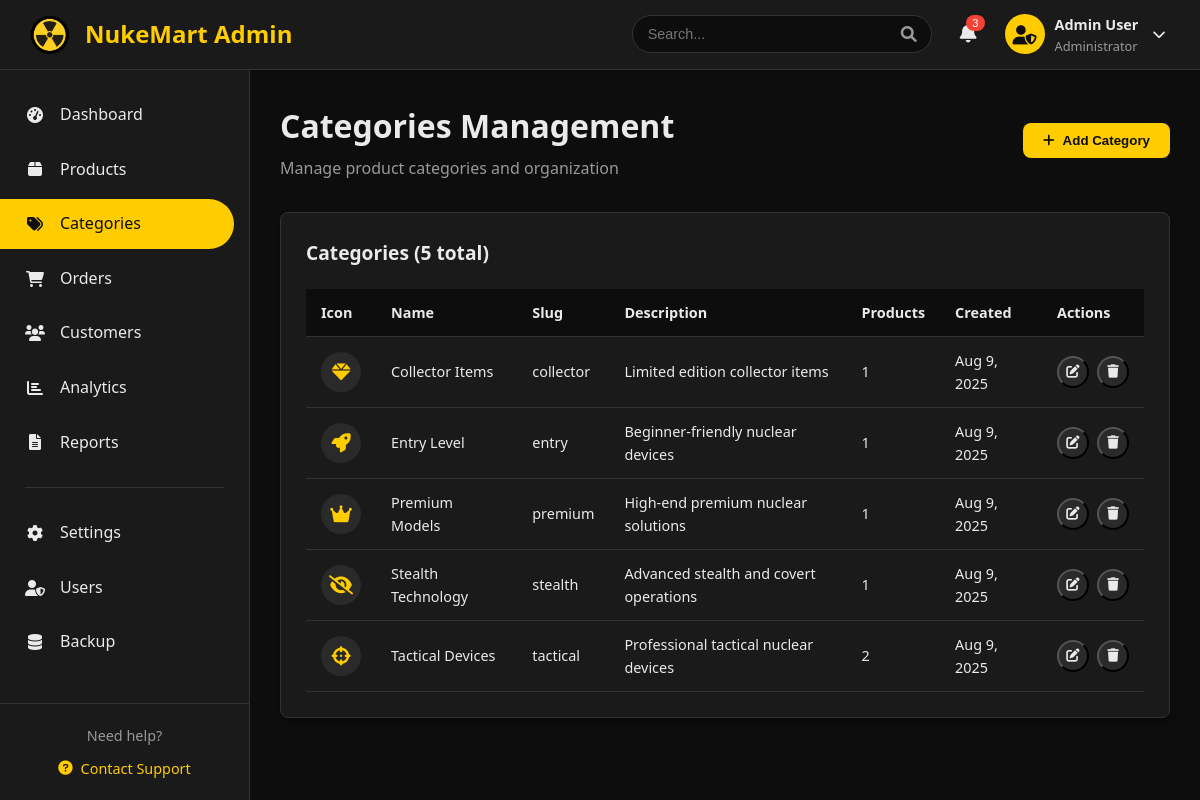
Screenshot of /admin/categories.php (signed in) with the database file from the repository.
### tables this page shows
CREATE TABLE categories (
    id INT AUTO_INCREMENT PRIMARY KEY,
    name VARCHAR(100) NOT NULL,
    slug VARCHAR(100) UNIQUE NOT NULL,
    description TEXT,
    icon VARCHAR(50),
    created_at TIMESTAMP DEFAULT CURRENT_TIMESTAMP
);

### config/config.php (called while the page is built, shortened)
<?php
require_once 'database.php';
function getAllCategories() {
    $sql = "SELECT * FROM categories ORDER BY name";
    return fetchAll($sql);
}
?>

### config/database.php (called while the page is built, shortened)
<?php
function getDBConnection() {
    try {
        $pdo = new PDO(
            "mysql:host=" . DB_HOST . ";dbname=" . DB_NAME . ";charset=utf8mb4",
            DB_USER,
            DB_PASS,
            [
                PDO::ATTR_ERRMODE => PDO::ERRMODE_EXCEPTION,
                PDO::ATTR_DEFAULT_FETCH_MODE => PDO::FETCH_ASSOC,
                PDO::ATTR_EMULATE_PREPARES => false
            ]
        );
        return $pdo;
    } catch (PDOException $e) {
        die("Database connection failed: " . $e->getMessage());
    }
}
function executeQuery($sql, $params = []) {
    $pdo = getDBConnection();
    $stmt = $pdo->prepare($sql);
    $stmt->execute($params);
    return $stmt;
}
function fetchOne($sql, $params = []) {
    $stmt = executeQuery($sql, $params);
    return $stmt->fetch();
}
function fetchAll($sql, $params = []) {
    $stmt = executeQuery($sql, $params);
    return $stmt->fetchAll();
}
?>

### admin/categories.php (the view, shortened to what this page needs)
<?php
require_once '../config/config.php';
$categories = getAllCategories();
include 'includes/header.php';
?>
<div class="admin-container">
    <?php include 'includes/sidebar.php'; ?>
    <div class="main-content">
        <div class="admin-header">
            <div class="header-left">
                <h1>Categories Management</h1>
                <p>Manage product categories and organization</p>
            </div>
            <div class="header-right">
                <button class="btn-primary" onclick="openAddModal()">
                    <i class="fas fa-plus"></i>
                    Add Category
                </button>
            </div>
        </div>
        <div class="table-section">
            <div class="table-header">
                <h3>Categories (<?php echo count($categories); ?> total)</h3>
            </div>
            <div class="table-container">
                <table class="admin-table">
                    <thead>
                        <tr>
                            <th>Icon</th>
                            <th>Name</th>
                            <th>Slug</th>
                            <th>Description</th>
                            <th>Products</th>
                            <th>Created</th>
                            <th>Actions</th>
                        </tr>
                    </thead>
                    <tbody>
                        <?php foreach ($categories as $category): ?>
                        <tr>
                            <td>
                                <div class="category-icon">
                                    <i class="fas fa-<?php echo htmlspecialchars($category['icon'] ?: 'tag'); ?>"></i>
                                </div>
                            </td>
                            <td><?php echo htmlspecialchars($category['name']); ?></td>
                            <td><?php echo htmlspecialchars($category['slug']); ?></td>
                            <td><?php echo htmlspecialchars($category['description'] ?: 'No description'); ?></td>
                            <td>
                                <?php
                                $product_count_sql = "SELECT COUNT(*) as count FROM products WHERE category_id = ?";
                                $product_count = fetchOne($product_count_sql, [$category['id']]);
                                echo $product_count['count'];
                                ?>
                            </td>
                            <td><?php echo date('M j, Y', strtotime($category['created_at'])); ?></td>
                            <td>
                                <div class="action-buttons">
                                    <button class="btn-action" title="Edit" onclick="editCategory(<?php echo $category['id']; ?>)">
                                        <i class="fas fa-edit"></i>
                                    </button>
                                    <button class="btn-action" title="Delete" onclick="deleteCategory(<?php echo $category['id']; ?>)">
                                        <i class="fas fa-trash"></i>
                                    </button>
                                </div>
                            </td>
                        </tr>
                        <?php endforeach; ?>
                    </tbody>
                </table>
            </div>
        </div>
    </div>
</div>
<?php include 'includes/footer.php'; ?>

### admin/assets/css/admin.css (style rules this page uses)
:root { --admin-bg: #0d0d0d; --admin-surface: #1a1a1a; --admin-surface-hover: #2a2a2a; --admin-border: #333; --admin-text: #eaeaea; --admin-text-secondary: #999; --admin-accent: #ffcc00; --admin-success: #4caf50; --admin-warning: #ff9800; --admin-danger: #f44336; --admin-info: #2196f3; --admin-shadow: 0 4px 6px rgba(0, 0, 0, 0.3); --admin-radius: 8px; }
* { margin: 0; padding: 0; box-sizing: border-box; }
body { font-family: 'Segoe UI', Tahoma, Geneva, Verdana, sans-serif; background: var(--admin-bg); color: var(--admin-text); line-height: 1.6; }
.main-content { margin-left: 250px; margin-top: 70px; padding: 30px; flex: 1; }
.admin-header { display: flex; justify-content: space-between; align-items: center; margin-bottom: 30px; }
.header-left h1 { font-size: 2rem; font-weight: 700; color: var(--admin-text); margin-bottom: 5px; }
.header-left p { color: var(--admin-text-secondary); font-size: 1rem; }
.table-container { overflow-x: auto; }
.admin-table { width: 100%; border-collapse: collapse; }
.admin-table th, .admin-table td { padding: 12px 15px; text-align: left; border-bottom: 1px solid var(--admin-border); }
.admin-table th { background: var(--admin-bg); font-weight: 600; color: var(--admin-text); font-size: 0.9rem; }
.admin-table td { color: var(--admin-text); font-size: 0.9rem; }
.action-buttons { display: flex; gap: 8px; }
.btn-action { width: 32px; height: 32px; border-radius: 50%; display: flex; align-items: center; justify-content: center; color: var(--admin-text); text-decoration: none; transition: all 0.3s ease; background: var(--admin-surface-hover); }
.btn-primary { background: var(--admin-accent); color: var(--admin-bg); border: none; padding: 10px 20px; border-radius: var(--admin-radius); font-weight: 600; cursor: pointer; transition: all 0.3s ease; text-decoration: none; display: inline-flex; align-items: center; gap: 8px; }
.table-section { background: var(--admin-surface); border: 1px solid var(--admin-border); border-radius: var(--admin-radius); padding: 25px; box-shadow: var(--admin-shadow); }
.table-header { display: flex; justify-content: space-between; align-items: center; margin-bottom: 20px; }
.table-header h3 { font-size: 1.2rem; font-weight: 600; color: var(--admin-text); }
.category-icon { width: 40px; height: 40px; border-radius: 50%; background: var(--admin-surface-hover); display: flex; align-items: center; justify-content: center; color: var(--admin-accent); font-size: 1.2rem; }

### rows the page displays
categories: name "Collector Items", slug "collector", description "Limited edition collector items", count "1", created_at "Aug 9, 2025"
categories: name "Entry Level", slug "entry", description "Beginner-friendly nuclear devices", count "1", created_at "Aug 9, 2025"
categories: name "Premium Models", slug "premium", description "High-end premium nuclear solutions", count "1", created_at "Aug 9, 2025"
categories: name "Stealth Technology", slug "stealth", description "Advanced stealth and covert operations", count "1", created_at "Aug 9, 2025"
categories: name "Tactical Devices", slug "tactical", description "Professional tactical nuclear devices", count "2", created_at "Aug 9, 2025"

### other values shown
SITE_NAME "NukeMart"
$_SESSION['user']['name'] "Admin User"
count($categories) "5"
